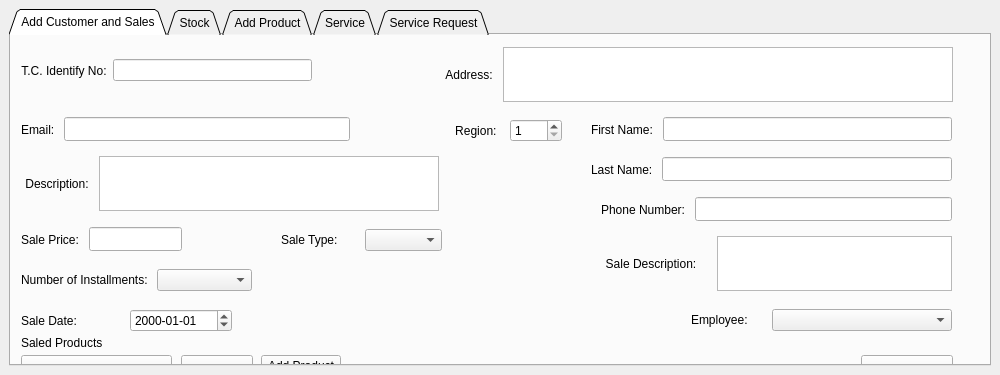
<?xml version="1.0" encoding="UTF-8"?>
<ui version="4.0">
 <class>MainWindow</class>
 <widget class="QMainWindow" name="MainWindow">
  <property name="geometry">
   <rect>
    <x>0</x>
    <y>0</y>
    <width>1000</width>
    <height>375</height>
   </rect>
  </property>
  <property name="minimumSize">
   <size>
    <width>1000</width>
    <height>375</height>
   </size>
  </property>
  <property name="maximumSize">
   <size>
    <width>1000</width>
    <height>500</height>
   </size>
  </property>
  <property name="windowTitle">
   <string>İpek Su Arıtma Kontrol Paneli</string>
  </property>
  <widget class="QWidget" name="centralwidget">
   <layout class="QVBoxLayout" name="verticalLayout">
    <item>
     <widget class="QTabWidget" name="tabWidget">
      <property name="tabPosition">
       <enum>QTabWidget::North</enum>
      </property>
      <property name="tabShape">
       <enum>QTabWidget::Triangular</enum>
      </property>
      <property name="currentIndex">
       <number>0</number>
      </property>
      <property name="usesScrollButtons">
       <bool>false</bool>
      </property>
      <property name="documentMode">
       <bool>false</bool>
      </property>
      <property name="tabsClosable">
       <bool>false</bool>
      </property>
      <property name="movable">
       <bool>true</bool>
      </property>
      <property name="tabBarAutoHide">
       <bool>true</bool>
      </property>
      <widget class="QWidget" name="addCustomerSales">
       <attribute name="title">
        <string>Add Customer and Sales</string>
       </attribute>
       <widget class="QWidget" name="layoutWidget">
        <property name="geometry">
         <rect>
          <x>10</x>
          <y>120</y>
          <width>421</width>
          <height>57</height>
         </rect>
        </property>
        <layout class="QHBoxLayout" name="horizontalLayout_14">
         <item>
          <widget class="QLabel" name="label_7">
           <property name="maximumSize">
            <size>
             <width>70</width>
             <height>16777215</height>
            </size>
           </property>
           <property name="text">
            <string>Description:</string>
           </property>
           <property name="alignment">
            <set>Qt::AlignCenter</set>
           </property>
          </widget>
         </item>
         <item>
          <widget class="QTextEdit" name="saleCustomerDescription">
           <property name="maximumSize">
            <size>
             <width>340</width>
             <height>55</height>
            </size>
           </property>
          </widget>
         </item>
        </layout>
       </widget>
       <widget class="QWidget" name="layoutWidget">
        <property name="geometry">
         <rect>
          <x>10</x>
          <y>80</y>
          <width>329</width>
          <height>29</height>
         </rect>
        </property>
        <layout class="QHBoxLayout" name="horizontalLayout_13">
         <item>
          <widget class="QLabel" name="label_3">
           <property name="maximumSize">
            <size>
             <width>50</width>
             <height>16777215</height>
            </size>
           </property>
           <property name="text">
            <string>Email: </string>
           </property>
           <property name="alignment">
            <set>Qt::AlignLeading|Qt::AlignLeft|Qt::AlignVCenter</set>
           </property>
          </widget>
         </item>
         <item>
          <widget class="QLineEdit" name="saleCustomerEmail">
           <property name="maximumSize">
            <size>
             <width>304</width>
             <height>24</height>
            </size>
           </property>
          </widget>
         </item>
        </layout>
       </widget>
       <widget class="QWidget" name="layoutWidget">
        <property name="geometry">
         <rect>
          <x>440</x>
          <y>80</y>
          <width>111</width>
          <height>31</height>
         </rect>
        </property>
        <layout class="QHBoxLayout" name="horizontalLayout_15">
         <item>
          <widget class="QLabel" name="label_4">
           <property name="maximumSize">
            <size>
             <width>100</width>
             <height>16777215</height>
            </size>
           </property>
           <property name="text">
            <string>Region: </string>
           </property>
           <property name="alignment">
            <set>Qt::AlignCenter</set>
           </property>
          </widget>
         </item>
         <item>
          <widget class="QSpinBox" name="saleCustomerRegion">
           <property name="maximumSize">
            <size>
             <width>100</width>
             <height>16777215</height>
            </size>
           </property>
           <property name="buttonSymbols">
            <enum>QAbstractSpinBox::UpDownArrows</enum>
           </property>
           <property name="minimum">
            <number>1</number>
           </property>
           <property name="maximum">
            <number>39</number>
           </property>
          </widget>
         </item>
        </layout>
       </widget>
       <widget class="QWidget" name="horizontalLayoutWidget_3">
        <property name="geometry">
         <rect>
          <x>430</x>
          <y>10</y>
          <width>512</width>
          <height>59</height>
         </rect>
        </property>
        <layout class="QHBoxLayout" name="horizontalLayout_6" stretch="1,8">
         <item>
          <widget class="QLabel" name="label_2">
           <property name="text">
            <string>Address:</string>
           </property>
           <property name="alignment">
            <set>Qt::AlignCenter</set>
           </property>
          </widget>
         </item>
         <item>
          <widget class="QTextEdit" name="saleCustomerAddress">
           <property name="maximumSize">
            <size>
             <width>16777215</width>
             <height>55</height>
            </size>
           </property>
          </widget>
         </item>
        </layout>
       </widget>
       <widget class="QWidget" name="horizontalLayoutWidget_2">
        <property name="geometry">
         <rect>
          <x>10</x>
          <y>20</y>
          <width>291</width>
          <height>31</height>
         </rect>
        </property>
        <layout class="QHBoxLayout" name="horizontalLayout_5">
         <item>
          <widget class="QLabel" name="label">
           <property name="text">
            <string>T.C. Identify No:</string>
           </property>
           <property name="alignment">
            <set>Qt::AlignCenter</set>
           </property>
          </widget>
         </item>
         <item>
          <widget class="QLineEdit" name="saleTrIdentifyNo">
           <property name="maxLength">
            <number>11</number>
           </property>
          </widget>
         </item>
        </layout>
       </widget>
       <widget class="QWidget" name="layoutWidget">
        <property name="geometry">
         <rect>
          <x>580</x>
          <y>80</y>
          <width>361</width>
          <height>29</height>
         </rect>
        </property>
        <layout class="QHBoxLayout" name="horizontalLayout_11">
         <item>
          <widget class="QLabel" name="label_5">
           <property name="maximumSize">
            <size>
             <width>70</width>
             <height>16777215</height>
            </size>
           </property>
           <property name="text">
            <string>First Name: </string>
           </property>
           <property name="alignment">
            <set>Qt::AlignLeading|Qt::AlignLeft|Qt::AlignVCenter</set>
           </property>
          </widget>
         </item>
         <item>
          <widget class="QLineEdit" name="saleFirstName">
           <property name="maximumSize">
            <size>
             <width>304</width>
             <height>24</height>
            </size>
           </property>
          </widget>
         </item>
        </layout>
       </widget>
       <widget class="QWidget" name="layoutWidget">
        <property name="geometry">
         <rect>
          <x>580</x>
          <y>120</y>
          <width>361</width>
          <height>29</height>
         </rect>
        </property>
        <layout class="QHBoxLayout" name="horizontalLayout_12">
         <item>
          <widget class="QLabel" name="label_6">
           <property name="maximumSize">
            <size>
             <width>70</width>
             <height>16777215</height>
            </size>
           </property>
           <property name="text">
            <string>Last Name: </string>
           </property>
           <property name="alignment">
            <set>Qt::AlignLeading|Qt::AlignLeft|Qt::AlignVCenter</set>
           </property>
          </widget>
         </item>
         <item>
          <widget class="QLineEdit" name="saleLastName">
           <property name="maximumSize">
            <size>
             <width>304</width>
             <height>24</height>
            </size>
           </property>
          </widget>
         </item>
        </layout>
       </widget>
       <widget class="QWidget" name="layoutWidget_2">
        <property name="geometry">
         <rect>
          <x>590</x>
          <y>160</y>
          <width>351</width>
          <height>29</height>
         </rect>
        </property>
        <layout class="QHBoxLayout" name="horizontalLayout_16">
         <item>
          <widget class="QLabel" name="label_8">
           <property name="maximumSize">
            <size>
             <width>100</width>
             <height>16777215</height>
            </size>
           </property>
           <property name="text">
            <string>Phone Number: </string>
           </property>
           <property name="alignment">
            <set>Qt::AlignLeading|Qt::AlignLeft|Qt::AlignVCenter</set>
           </property>
          </widget>
         </item>
         <item>
          <widget class="QLineEdit" name="saleCustomerPhoneNumber">
           <property name="maximumSize">
            <size>
             <width>304</width>
             <height>24</height>
            </size>
           </property>
           <property name="maxLength">
            <number>11</number>
           </property>
          </widget>
         </item>
        </layout>
       </widget>
       <widget class="QWidget" name="layoutWidget_3">
        <property name="geometry">
         <rect>
          <x>10</x>
          <y>190</y>
          <width>161</width>
          <height>29</height>
         </rect>
        </property>
        <layout class="QHBoxLayout" name="horizontalLayout_17">
         <item>
          <widget class="QLabel" name="label_9">
           <property name="maximumSize">
            <size>
             <width>70</width>
             <height>16777215</height>
            </size>
           </property>
           <property name="text">
            <string>Sale Price: </string>
           </property>
           <property name="alignment">
            <set>Qt::AlignLeading|Qt::AlignLeft|Qt::AlignVCenter</set>
           </property>
          </widget>
         </item>
         <item>
          <widget class="QLineEdit" name="saleCustomerPrice">
           <property name="maximumSize">
            <size>
             <width>304</width>
             <height>24</height>
            </size>
           </property>
          </widget>
         </item>
        </layout>
       </widget>
       <widget class="QWidget" name="layoutWidget_4">
        <property name="geometry">
         <rect>
          <x>10</x>
          <y>230</y>
          <width>231</width>
          <height>30</height>
         </rect>
        </property>
        <layout class="QHBoxLayout" name="horizontalLayout_18">
         <item>
          <widget class="QLabel" name="label_10">
           <property name="maximumSize">
            <size>
             <width>140</width>
             <height>16777215</height>
            </size>
           </property>
           <property name="text">
            <string>Number of Installments: </string>
           </property>
           <property name="alignment">
            <set>Qt::AlignLeading|Qt::AlignLeft|Qt::AlignVCenter</set>
           </property>
          </widget>
         </item>
         <item>
          <widget class="QComboBox" name="installment">
           <property name="currentIndex">
            <number>-1</number>
           </property>
           <property name="maxVisibleItems">
            <number>12</number>
           </property>
           <property name="maxCount">
            <number>12</number>
           </property>
          </widget>
         </item>
        </layout>
       </widget>
       <widget class="QWidget" name="layoutWidget_5">
        <property name="geometry">
         <rect>
          <x>580</x>
          <y>200</y>
          <width>361</width>
          <height>57</height>
         </rect>
        </property>
        <layout class="QHBoxLayout" name="horizontalLayout_22">
         <item>
          <widget class="QLabel" name="label_12">
           <property name="maximumSize">
            <size>
             <width>120</width>
             <height>16777215</height>
            </size>
           </property>
           <property name="text">
            <string>Sale Description:</string>
           </property>
           <property name="alignment">
            <set>Qt::AlignCenter</set>
           </property>
          </widget>
         </item>
         <item>
          <widget class="QTextEdit" name="SaleDescriptionTextEdit">
           <property name="maximumSize">
            <size>
             <width>235</width>
             <height>55</height>
            </size>
           </property>
          </widget>
         </item>
        </layout>
       </widget>
       <widget class="QPushButton" name="saleCustomerPushButton">
        <property name="geometry">
         <rect>
          <x>850</x>
          <y>320</y>
          <width>92</width>
          <height>29</height>
         </rect>
        </property>
        <property name="text">
         <string>Save</string>
        </property>
       </widget>
       <widget class="QLabel" name="label_13">
        <property name="geometry">
         <rect>
          <x>10</x>
          <y>300</y>
          <width>91</width>
          <height>16</height>
         </rect>
        </property>
        <property name="text">
         <string>Saled Products</string>
        </property>
       </widget>
       <widget class="QComboBox" name="productCountSale">
        <property name="geometry">
         <rect>
          <x>170</x>
          <y>320</y>
          <width>72</width>
          <height>24</height>
         </rect>
        </property>
       </widget>
       <widget class="QComboBox" name="productNamesForSale">
        <property name="geometry">
         <rect>
          <x>10</x>
          <y>320</y>
          <width>151</width>
          <height>24</height>
         </rect>
        </property>
       </widget>
       <widget class="QWidget" name="layoutWidget">
        <property name="geometry">
         <rect>
          <x>10</x>
          <y>270</y>
          <width>211</width>
          <height>31</height>
         </rect>
        </property>
        <layout class="QHBoxLayout" name="horizontalLayout_3">
         <item>
          <widget class="QLabel" name="label_11">
           <property name="text">
            <string>Sale Date: </string>
           </property>
          </widget>
         </item>
         <item>
          <widget class="QDateEdit" name="saleDate">
           <property name="displayFormat">
            <string>yyyy-MM-dd</string>
           </property>
          </widget>
         </item>
        </layout>
       </widget>
       <widget class="QWidget" name="layoutWidget">
        <property name="geometry">
         <rect>
          <x>250</x>
          <y>320</y>
          <width>101</width>
          <height>31</height>
         </rect>
        </property>
        <layout class="QFormLayout" name="formLayout_3">
         <item row="0" column="0">
          <widget class="QPushButton" name="addProductSaleButton">
           <property name="text">
            <string>Add Product</string>
           </property>
          </widget>
         </item>
        </layout>
       </widget>
       <widget class="QWidget" name="layoutWidget_6">
        <property name="geometry">
         <rect>
          <x>230</x>
          <y>270</y>
          <width>371</width>
          <height>27</height>
         </rect>
        </property>
        <layout class="QHBoxLayout" name="salesProductListLayout">
         <item>
          <widget class="QLabel" name="saleProductList">
           <property name="maximumSize">
            <size>
             <width>65</width>
             <height>16777215</height>
            </size>
           </property>
           <property name="text">
            <string/>
           </property>
          </widget>
         </item>
         <item>
          <widget class="QLabel" name="saleProduct1">
           <property name="text">
            <string/>
           </property>
          </widget>
         </item>
        </layout>
       </widget>
       <widget class="QWidget" name="layoutWidget">
        <property name="geometry">
         <rect>
          <x>680</x>
          <y>270</y>
          <width>261</width>
          <height>30</height>
         </rect>
        </property>
        <layout class="QHBoxLayout" name="horizontalLayout">
         <item>
          <widget class="QLabel" name="label_14">
           <property name="maximumSize">
            <size>
             <width>75</width>
             <height>16777215</height>
            </size>
           </property>
           <property name="text">
            <string>Employee: </string>
           </property>
          </widget>
         </item>
         <item>
          <widget class="QComboBox" name="saleEmployeeComboBox">
           <property name="currentIndex">
            <number>-1</number>
           </property>
           <property name="maxVisibleItems">
            <number>15</number>
           </property>
          </widget>
         </item>
        </layout>
       </widget>
       <widget class="QWidget" name="layoutWidget">
        <property name="geometry">
         <rect>
          <x>270</x>
          <y>190</y>
          <width>161</width>
          <height>30</height>
         </rect>
        </property>
        <layout class="QHBoxLayout" name="horizontalLayout_2">
         <item>
          <widget class="QLabel" name="label_15">
           <property name="text">
            <string>Sale Type: </string>
           </property>
          </widget>
         </item>
         <item>
          <widget class="QComboBox" name="saleTypeComboBox">
           <property name="currentIndex">
            <number>-1</number>
           </property>
           <property name="maxVisibleItems">
            <number>2</number>
           </property>
           <property name="maxCount">
            <number>2</number>
           </property>
          </widget>
         </item>
        </layout>
       </widget>
      </widget>
      <widget class="QWidget" name="stock">
       <attribute name="title">
        <string>Stock</string>
       </attribute>
       <widget class="QWidget" name="">
        <property name="geometry">
         <rect>
          <x>10</x>
          <y>60</y>
          <width>761</width>
          <height>59</height>
         </rect>
        </property>
        <layout class="QHBoxLayout" name="horizontalLayout_4">
         <item>
          <widget class="QLabel" name="label_17">
           <property name="maximumSize">
            <size>
             <width>120</width>
             <height>16777215</height>
            </size>
           </property>
           <property name="font">
            <font>
             <pointsize>24</pointsize>
            </font>
           </property>
           <property name="text">
            <string>Product:</string>
           </property>
          </widget>
         </item>
         <item>
          <widget class="QLabel" name="productNameStock">
           <property name="font">
            <font>
             <pointsize>24</pointsize>
            </font>
           </property>
           <property name="text">
            <string/>
           </property>
          </widget>
         </item>
        </layout>
       </widget>
       <widget class="QWidget" name="layoutWidget_8">
        <property name="geometry">
         <rect>
          <x>10</x>
          <y>220</y>
          <width>549</width>
          <height>61</height>
         </rect>
        </property>
        <layout class="QHBoxLayout" name="horizontalLayout_8">
         <property name="leftMargin">
          <number>0</number>
         </property>
         <property name="topMargin">
          <number>0</number>
         </property>
         <property name="bottomMargin">
          <number>0</number>
         </property>
         <item>
          <widget class="QLabel" name="label_20">
           <property name="font">
            <font>
             <pointsize>24</pointsize>
            </font>
           </property>
           <property name="text">
            <string>New Stock:</string>
           </property>
          </widget>
         </item>
         <item>
          <widget class="QLineEdit" name="lineEditStock">
           <property name="sizeIncrement">
            <size>
             <width>0</width>
             <height>0</height>
            </size>
           </property>
           <property name="baseSize">
            <size>
             <width>0</width>
             <height>0</height>
            </size>
           </property>
          </widget>
         </item>
         <item>
          <widget class="QPushButton" name="stockUpdatePushButton">
           <property name="text">
            <string>Save</string>
           </property>
          </widget>
         </item>
        </layout>
       </widget>
       <widget class="QWidget" name="layoutWidget_7">
        <property name="geometry">
         <rect>
          <x>10</x>
          <y>140</y>
          <width>549</width>
          <height>61</height>
         </rect>
        </property>
        <layout class="QHBoxLayout" name="horizontalLayout_7">
         <item>
          <widget class="QLabel" name="label_18">
           <property name="maximumSize">
            <size>
             <width>100</width>
             <height>16777215</height>
            </size>
           </property>
           <property name="font">
            <font>
             <pointsize>24</pointsize>
            </font>
           </property>
           <property name="text">
            <string>Stock:</string>
           </property>
          </widget>
         </item>
         <item>
          <widget class="QLabel" name="stockNameStock">
           <property name="font">
            <font>
             <pointsize>24</pointsize>
            </font>
           </property>
           <property name="text">
            <string/>
           </property>
          </widget>
         </item>
        </layout>
       </widget>
       <widget class="QWidget" name="">
        <property name="geometry">
         <rect>
          <x>10</x>
          <y>10</y>
          <width>391</width>
          <height>31</height>
         </rect>
        </property>
        <layout class="QHBoxLayout" name="horizontalLayout_9">
         <item>
          <widget class="QComboBox" name="comboBoxStockProduct"/>
         </item>
         <item>
          <widget class="QPushButton" name="getStockButton">
           <property name="maximumSize">
            <size>
             <width>100</width>
             <height>16777215</height>
            </size>
           </property>
           <property name="text">
            <string>Get</string>
           </property>
          </widget>
         </item>
        </layout>
       </widget>
      </widget>
      <widget class="QWidget" name="tab_7">
       <attribute name="title">
        <string>Add Product</string>
       </attribute>
       <widget class="QWidget" name="layoutWidget_9">
        <property name="geometry">
         <rect>
          <x>10</x>
          <y>10</y>
          <width>361</width>
          <height>29</height>
         </rect>
        </property>
        <layout class="QHBoxLayout" name="horizontalLayout_19">
         <item>
          <widget class="QLabel" name="label_22">
           <property name="maximumSize">
            <size>
             <width>150</width>
             <height>16777215</height>
            </size>
           </property>
           <property name="text">
            <string>Product Name: </string>
           </property>
           <property name="alignment">
            <set>Qt::AlignLeading|Qt::AlignLeft|Qt::AlignVCenter</set>
           </property>
          </widget>
         </item>
         <item>
          <widget class="QLineEdit" name="productNameAdd">
           <property name="maximumSize">
            <size>
             <width>304</width>
             <height>24</height>
            </size>
           </property>
          </widget>
         </item>
        </layout>
       </widget>
       <widget class="QWidget" name="layoutWidget_10">
        <property name="geometry">
         <rect>
          <x>10</x>
          <y>60</y>
          <width>531</width>
          <height>29</height>
         </rect>
        </property>
        <layout class="QHBoxLayout" name="horizontalLayout_21">
         <item>
          <widget class="QLabel" name="label_24">
           <property name="maximumSize">
            <size>
             <width>100</width>
             <height>16777215</height>
            </size>
           </property>
           <property name="text">
            <string>Product Type: </string>
           </property>
           <property name="alignment">
            <set>Qt::AlignLeading|Qt::AlignLeft|Qt::AlignVCenter</set>
           </property>
          </widget>
         </item>
         <item>
          <widget class="QLineEdit" name="productTypeAdd">
           <property name="maximumSize">
            <size>
             <width>999999</width>
             <height>24</height>
            </size>
           </property>
          </widget>
         </item>
        </layout>
       </widget>
       <widget class="QWidget" name="layoutWidget_11">
        <property name="geometry">
         <rect>
          <x>10</x>
          <y>110</y>
          <width>201</width>
          <height>29</height>
         </rect>
        </property>
        <layout class="QHBoxLayout" name="horizontalLayout_23">
         <item>
          <widget class="QLabel" name="label_25">
           <property name="maximumSize">
            <size>
             <width>150</width>
             <height>16777215</height>
            </size>
           </property>
           <property name="text">
            <string>Product Price: </string>
           </property>
           <property name="alignment">
            <set>Qt::AlignLeading|Qt::AlignLeft|Qt::AlignVCenter</set>
           </property>
          </widget>
         </item>
         <item>
          <widget class="QLineEdit" name="productTypeAdd_2">
           <property name="maximumSize">
            <size>
             <width>304</width>
             <height>24</height>
            </size>
           </property>
          </widget>
         </item>
        </layout>
       </widget>
       <widget class="QWidget" name="layoutWidget_12">
        <property name="geometry">
         <rect>
          <x>10</x>
          <y>160</y>
          <width>221</width>
          <height>31</height>
         </rect>
        </property>
        <layout class="QHBoxLayout" name="horizontalLayout_24">
         <property name="spacing">
          <number>6</number>
         </property>
         <property name="leftMargin">
          <number>0</number>
         </property>
         <property name="rightMargin">
          <number>0</number>
         </property>
         <item>
          <widget class="QLabel" name="label_26">
           <property name="text">
            <string>Waranty Period: </string>
           </property>
          </widget>
         </item>
         <item>
          <widget class="QSpinBox" name="saleCustomerRegion_2">
           <property name="maximumSize">
            <size>
             <width>100</width>
             <height>16777215</height>
            </size>
           </property>
           <property name="buttonSymbols">
            <enum>QAbstractSpinBox::UpDownArrows</enum>
           </property>
           <property name="minimum">
            <number>1</number>
           </property>
           <property name="maximum">
            <number>39</number>
           </property>
          </widget>
         </item>
        </layout>
       </widget>
       <widget class="QPushButton" name="pushButton_3">
        <property name="geometry">
         <rect>
          <x>10</x>
          <y>310</y>
          <width>83</width>
          <height>29</height>
         </rect>
        </property>
        <property name="text">
         <string>Save</string>
        </property>
       </widget>
       <widget class="QWidget" name="">
        <property name="geometry">
         <rect>
          <x>10</x>
          <y>260</y>
          <width>301</width>
          <height>30</height>
         </rect>
        </property>
        <layout class="QHBoxLayout" name="horizontalLayout_10">
         <item>
          <widget class="QLabel" name="label_21">
           <property name="maximumSize">
            <size>
             <width>90</width>
             <height>16777215</height>
            </size>
           </property>
           <property name="text">
            <string>Source Firm: </string>
           </property>
          </widget>
         </item>
         <item>
          <widget class="QComboBox" name="productSourceFirmAdd"/>
         </item>
        </layout>
       </widget>
       <widget class="QWidget" name="">
        <property name="geometry">
         <rect>
          <x>10</x>
          <y>210</y>
          <width>461</width>
          <height>30</height>
         </rect>
        </property>
        <layout class="QHBoxLayout" name="horizontalLayout_25">
         <item>
          <widget class="QLabel" name="label_27">
           <property name="text">
            <string>Device Properities:</string>
           </property>
          </widget>
         </item>
         <item>
          <widget class="QLineEdit" name="productTypeAdd_3">
           <property name="maximumSize">
            <size>
             <width>999999</width>
             <height>24</height>
            </size>
           </property>
          </widget>
         </item>
        </layout>
       </widget>
      </widget>
      <widget class="QWidget" name="service">
       <attribute name="title">
        <string>Service</string>
       </attribute>
       <widget class="QWidget" name="layoutWidget_13">
        <property name="geometry">
         <rect>
          <x>10</x>
          <y>110</y>
          <width>211</width>
          <height>31</height>
         </rect>
        </property>
        <layout class="QHBoxLayout" name="horizontalLayout_26">
         <item>
          <widget class="QLabel" name="label_28">
           <property name="text">
            <string>Service Date: </string>
           </property>
          </widget>
         </item>
         <item>
          <widget class="QDateEdit" name="saleDate_2">
           <property name="displayFormat">
            <string>yyyy-MM-dd</string>
           </property>
          </widget>
         </item>
        </layout>
       </widget>
       <widget class="QWidget" name="layoutWidget_14">
        <property name="geometry">
         <rect>
          <x>10</x>
          <y>210</y>
          <width>231</width>
          <height>30</height>
         </rect>
        </property>
        <layout class="QHBoxLayout" name="horizontalLayout_27">
         <item>
          <widget class="QLabel" name="label_30">
           <property name="maximumSize">
            <size>
             <width>140</width>
             <height>16777215</height>
            </size>
           </property>
           <property name="text">
            <string>Number of Installments: </string>
           </property>
           <property name="alignment">
            <set>Qt::AlignLeading|Qt::AlignLeft|Qt::AlignVCenter</set>
           </property>
          </widget>
         </item>
         <item>
          <widget class="QComboBox" name="installment_2">
           <property name="currentIndex">
            <number>-1</number>
           </property>
           <property name="maxVisibleItems">
            <number>12</number>
           </property>
           <property name="maxCount">
            <number>12</number>
           </property>
          </widget>
         </item>
        </layout>
       </widget>
       <widget class="QWidget" name="layoutWidget_15">
        <property name="geometry">
         <rect>
          <x>10</x>
          <y>60</y>
          <width>261</width>
          <height>30</height>
         </rect>
        </property>
        <layout class="QHBoxLayout" name="horizontalLayout_29">
         <item>
          <widget class="QLabel" name="label_31">
           <property name="maximumSize">
            <size>
             <width>75</width>
             <height>16777215</height>
            </size>
           </property>
           <property name="text">
            <string>Employee: </string>
           </property>
          </widget>
         </item>
         <item>
          <widget class="QComboBox" name="saleEmployeeComboBox_2">
           <property name="currentIndex">
            <number>-1</number>
           </property>
           <property name="maxVisibleItems">
            <number>15</number>
           </property>
          </widget>
         </item>
        </layout>
       </widget>
       <widget class="QWidget" name="layoutWidget_16">
        <property name="geometry">
         <rect>
          <x>10</x>
          <y>10</y>
          <width>261</width>
          <height>30</height>
         </rect>
        </property>
        <layout class="QHBoxLayout" name="horizontalLayout_30">
         <item>
          <widget class="QLabel" name="label_32">
           <property name="maximumSize">
            <size>
             <width>75</width>
             <height>16777215</height>
            </size>
           </property>
           <property name="text">
            <string>Customer:: </string>
           </property>
          </widget>
         </item>
         <item>
          <widget class="QComboBox" name="saleEmployeeComboBox_3">
           <property name="currentIndex">
            <number>-1</number>
           </property>
           <property name="maxVisibleItems">
            <number>15</number>
           </property>
          </widget>
         </item>
        </layout>
       </widget>
       <widget class="QWidget" name="layoutWidget_17">
        <property name="geometry">
         <rect>
          <x>10</x>
          <y>260</y>
          <width>211</width>
          <height>30</height>
         </rect>
        </property>
        <layout class="QHBoxLayout" name="horizontalLayout_31">
         <item>
          <widget class="QLabel" name="label_33">
           <property name="maximumSize">
            <size>
             <width>120</width>
             <height>16777215</height>
            </size>
           </property>
           <property name="text">
            <string>Service Fee:</string>
           </property>
           <property name="alignment">
            <set>Qt::AlignLeading|Qt::AlignLeft|Qt::AlignVCenter</set>
           </property>
          </widget>
         </item>
         <item>
          <widget class="QLineEdit" name="lineEdit_3"/>
         </item>
        </layout>
       </widget>
       <widget class="QPushButton" name="pushButton_4">
        <property name="geometry">
         <rect>
          <x>10</x>
          <y>300</y>
          <width>83</width>
          <height>29</height>
         </rect>
        </property>
        <property name="text">
         <string>Save</string>
        </property>
       </widget>
       <widget class="QWidget" name="">
        <property name="geometry">
         <rect>
          <x>10</x>
          <y>160</y>
          <width>141</width>
          <height>30</height>
         </rect>
        </property>
        <layout class="QHBoxLayout" name="horizontalLayout_28">
         <item>
          <widget class="QLabel" name="label_29">
           <property name="text">
            <string>Type:</string>
           </property>
          </widget>
         </item>
         <item>
          <widget class="QLineEdit" name="lineEdit_2"/>
         </item>
        </layout>
       </widget>
      </widget>
      <widget class="QWidget" name="serviceRequest">
       <attribute name="title">
        <string>Service Request</string>
       </attribute>
       <widget class="QWidget" name="layoutWidget_18">
        <property name="geometry">
         <rect>
          <x>10</x>
          <y>110</y>
          <width>161</width>
          <height>30</height>
         </rect>
        </property>
        <layout class="QHBoxLayout" name="horizontalLayout_32">
         <item>
          <widget class="QLabel" name="label_34">
           <property name="text">
            <string>Description:</string>
           </property>
          </widget>
         </item>
         <item>
          <widget class="QLineEdit" name="saleCustomerPrice_4">
           <property name="maximumSize">
            <size>
             <width>304</width>
             <height>24</height>
            </size>
           </property>
          </widget>
         </item>
        </layout>
       </widget>
       <widget class="QWidget" name="layoutWidget_19">
        <property name="geometry">
         <rect>
          <x>10</x>
          <y>10</y>
          <width>261</width>
          <height>30</height>
         </rect>
        </property>
        <layout class="QHBoxLayout" name="horizontalLayout_33">
         <item>
          <widget class="QLabel" name="label_35">
           <property name="maximumSize">
            <size>
             <width>75</width>
             <height>16777215</height>
            </size>
           </property>
           <property name="text">
            <string>Customer:: </string>
           </property>
          </widget>
         </item>
         <item>
          <widget class="QComboBox" name="saleEmployeeComboBox_4">
           <property name="currentIndex">
            <number>-1</number>
           </property>
           <property name="maxVisibleItems">
            <number>15</number>
           </property>
          </widget>
         </item>
        </layout>
       </widget>
       <widget class="QWidget" name="layoutWidget_20">
        <property name="geometry">
         <rect>
          <x>10</x>
          <y>60</y>
          <width>211</width>
          <height>31</height>
         </rect>
        </property>
        <layout class="QHBoxLayout" name="horizontalLayout_34">
         <item>
          <widget class="QLabel" name="label_36">
           <property name="text">
            <string>Service Date: </string>
           </property>
          </widget>
         </item>
         <item>
          <widget class="QDateEdit" name="saleDate_3">
           <property name="displayFormat">
            <string>yyyy-MM-dd</string>
           </property>
          </widget>
         </item>
        </layout>
       </widget>
       <widget class="QPushButton" name="pushButton_5">
        <property name="geometry">
         <rect>
          <x>10</x>
          <y>160</y>
          <width>83</width>
          <height>29</height>
         </rect>
        </property>
        <property name="text">
         <string>Save</string>
        </property>
       </widget>
      </widget>
     </widget>
    </item>
   </layout>
  </widget>
 </widget>
 <resources/>
 <connections/>
</ui>
